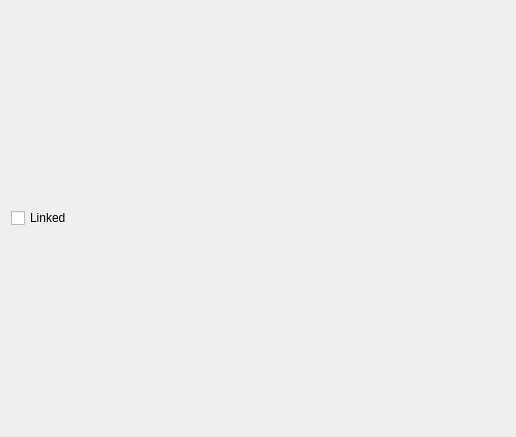
<?xml version="1.0" encoding="UTF-8"?>
<ui version="4.0">
 <class>PIDTuningPanel</class>
 <widget class="QWidget" name="PIDTuningPanel">
  <property name="geometry">
   <rect>
    <x>0</x>
    <y>0</y>
    <width>516</width>
    <height>437</height>
   </rect>
  </property>
  <property name="windowTitle">
   <string>Update Parameter</string>
  </property>
  <layout class="QGridLayout" name="gridLayout">
   <item row="0" column="0">
    <widget class="QCheckBox" name="linked_check_box">
     <property name="text">
      <string>Linked</string>
     </property>
    </widget>
   </item>
   <item row="1" column="0">
    <layout class="QVBoxLayout" name="main_layout"/>
   </item>
  </layout>
 </widget>
 <resources/>
 <connections/>
</ui>
